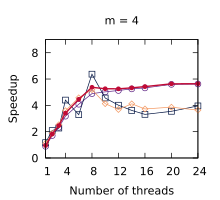

Reproduce this figure in gnuplot.
set title "m = 4"
set terminal pdf size 2.2,2.0
set output "./results/LUD_n___512,_m___4.pdf"
set key off
set xrange [1:24]
set xtics (1, 4, 8, 12, 16, 20, 24)
set xlabel "Number of threads"
set yrange [0:9]
set ytics (0, 2, 4, 6, 8)
set ylabel "Speedup"
plot './results/LUD_n___512,_m___4.dat' using 1:2 title "Work stealing" pointsize 0.7 lw 1 pt 6 linecolor rgb "#5B2182" with linespoints, \
  './results/LUD_n___512,_m___4.dat' using 1:3 title "OpenMP (loops)" pointsize 0.7 lw 1 pt 4 linecolor rgb "#001240" with linespoints, \
  './results/LUD_n___512,_m___4.dat' using 1:4 title "OpenMP (tasks)" pointsize 0.7 lw 1 pt 12 linecolor rgb "#F3965E" with linespoints, \
  './results/LUD_n___512,_m___4.dat' using 1:5 title "Work assisting (our)" pointsize 0.4 lw 2 pt 7 linecolor rgb "#C00A35" with linespoints
